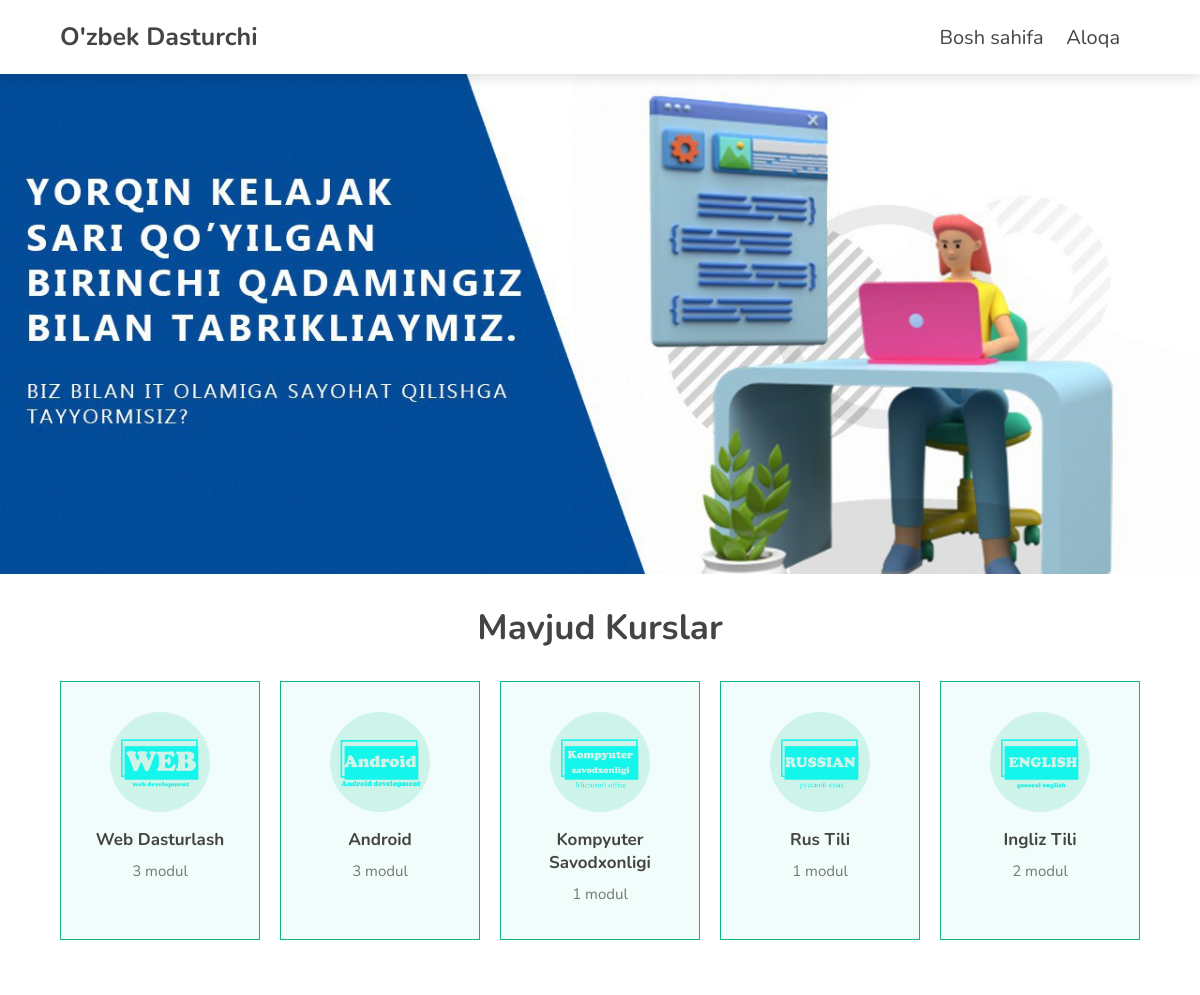
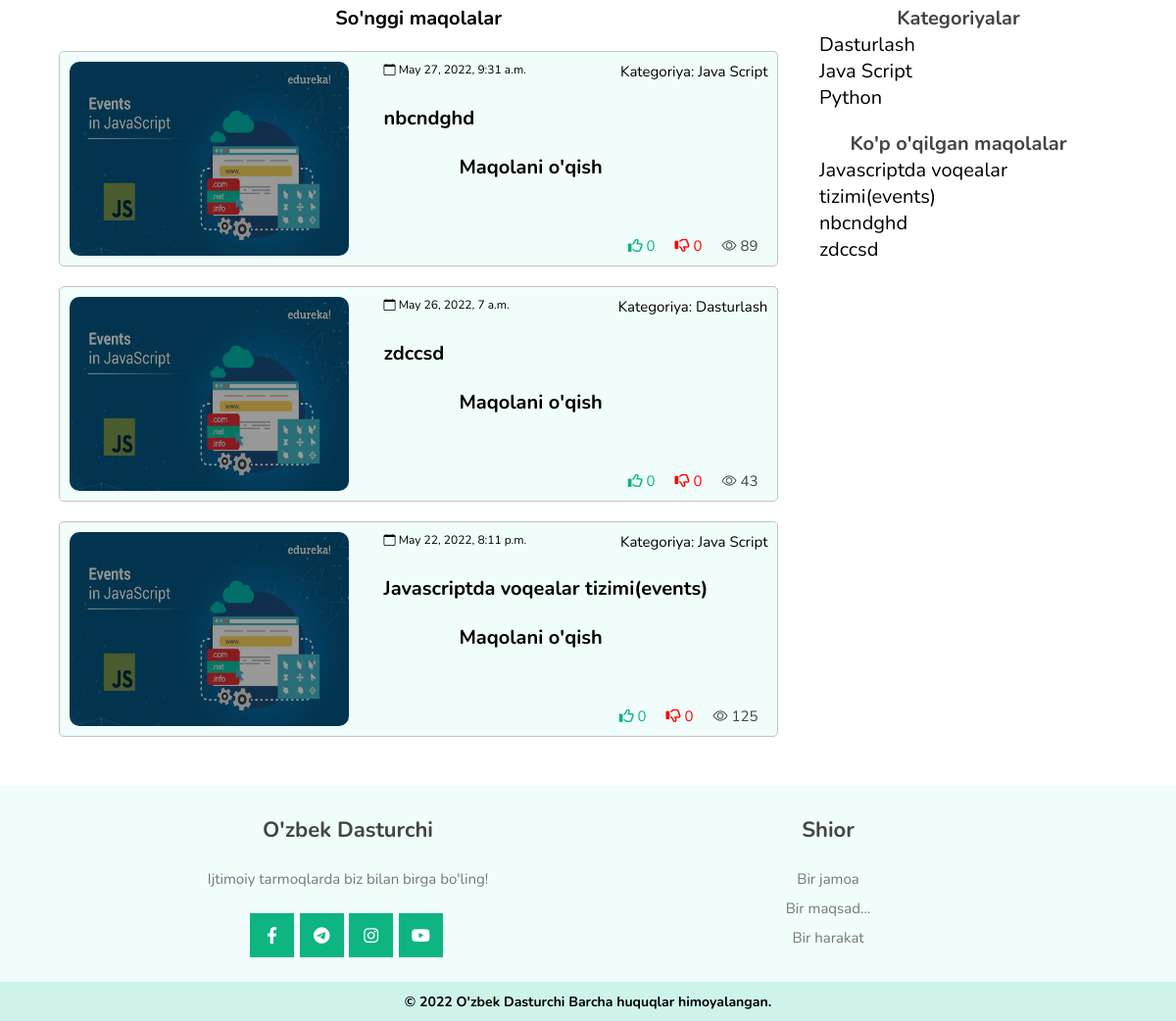
The page / on the database its author committed (2 pictures, top to bottom).
### app/models.py (models this page shows, shortened)
class Course(models.Model):
    course_name = models.CharField('Kurs nomi' , max_length=50)
    count_module  = models.IntegerField('Modullar soni' )
    image = models.ImageField('Rasm', upload_to="course_img/")
    class Meta:
        verbose_name = 'Course'
        verbose_name_plural = "Courses"

class Blog(models.Model):
    title = models.CharField('Sarlavha',max_length = 50)
    img = models.ImageField('Rasm', upload_to="blog_img/")
    description = models.TextField('Blog')
    category_blog = models.ForeignKey(Category_blog , on_delete=models.CASCADE)
    date = models.DateTimeField('Sana' , default=timezone.now)
    like = models.IntegerField('Like' , default=0)
    dislike = models.IntegerField('Dislike' , default=0)
    popular = models.IntegerField('Ko\'rilganlar soni' , default=0)
    class Meta:
        verbose_name = 'Blog'
        verbose_name_plural = "Blogs"
    def get_absolute_url(self):
        return f"/blog/{self.id}/"

class Category_blog(models.Model):
    title = models.CharField('Sarlavha',max_length=255)
    slug = models.SlugField('Manzil',max_length=255, unique=True)
    class Meta:
        verbose_name = 'Category_blog'
        verbose_name_plural = "Categories_blog"
    def get_absolute_url(self):
        return f"/category/{self.slug}/"
    def __str__(self):
        return self.title

### app/views.py (the view)
# urls.py: 2. Add a URL to urlpatterns:  path('', views.home, name='home')
def home(request):
    courses = Course.objects.all()
    blog = Blog.objects.order_by("-date")[:5]
    category_blog = Category_blog.objects.all()
    popular = Blog.objects.order_by('-popular')[:5]
    return render(request, 'home.html',{
        'courses':courses,
        'blog':blog,
        'category_blog':category_blog,
        'popular':popular
    })

### template/home.html (shortened to what this page needs)
{% extends "base.html" %} {% load static %} {% block content %}
<section class="home">
    <div class="swiper home-slider">
        <div class="swiper-wrapper">
            <section
                class="swiper-slide slide"
                style="
                    background: url(../static/image/slider_2.1.jpg) no-repeat;
                "
            >
            </section>
        </div>
    </div>
</section>
<section class="subjects">
    <h1 class="heading">mavjud kurslar</h1>
    <div class="box-container">
        {% for course in courses %}
        <div class="box">
            <img src="{{ course.image.url }}" alt="" />
            <h3>{{ course.course_name }}</h3>
            <p>{{ course.count_module }} modul</p>
        </div>
        {% endfor %}
    </div>
</section>
<section class="main">
    <div class="blogs">
        <h3>So'nggi maqolalar</h3>
        {% for item in blog %}
        <div class="blog">
            <div class="image">
                <a href="{{item.get_absolute_url}}"><img  class="cr-p"  src="{{item.img.url}}" alt="" /></a>
            </div>
            <div class="content">
                <div class="row">
                    <p class="cr-p"><i class="bi bi-calendar"></i> {{ item.date }}</p>
                    <p>Kategoriya: {{ item.category_blog }}</p>
                </div>
                <h2 class="title cr-p"><a href="{{item.get_absolute_url}}">{{item.title}}</a></h2>
                <h3 class="btn">Maqolani o'qish</h3>
                <div class="row jc-end">
                    <p class="cr-p" ><i class="fa-regular fa-thumbs-up"></i></i> {{ item.like }}</p>
                    <p class="cr-p"><i class="fa-regular fa-thumbs-down"></i> {{ item.dislike }}</p>
                    <p class="cr-p"><i class="bi bi-eye"></i> {{ item.popular }}</p>
                </div>
            </div>
        </div>
        {% endfor %}
    </div>
    <div class="category_blog">
        <div class="category">
            <h3>Kategoriyalar</h3>
                {% for category in category_blog %}
                    <p  class="cr-p" ><a href="{{ category.get_absolute_url }}">{{category.title}}</p></a>
                {% endfor %}
        </div>
        <div class="blog">
            <h3>Ko'p o'qilgan maqolalar</h3>
                {% for item in popular %}
                    <p  class="cr-p" ><a href="{{item.get_absolute_url}}">{{item.title}}</p></a>
                {% endfor %}
        </div>
    </div>
</section>
{% endblock %}

### template/base.html (shortened to what this page needs)
{% load static %}
<!DOCTYPE html>
<html lang="en">
    <head>
        <link rel="stylesheet" href="" />
        <link rel="stylesheet" href="https://cdnjs.cloudflare.com/ajax/libs/bootstrap-icons/1.8.2/font/bootstrap-icons.min.css">
        <link
            rel="stylesheet"
            href="https://cdnjs.cloudflare.com/ajax/libs/font-awesome/5.15.4/css/all.min.css"
        />
        <link rel="stylesheet" href="https://cdnjs.cloudflare.com/ajax/libs/font-awesome/6.1.1/css/brands.min.css">
        <link rel="stylesheet" href="https://cdnjs.cloudflare.com/ajax/libs/font-awesome/6.1.1/css/regular.min.css">
        <link rel="stylesheet" href="https://cdnjs.cloudflare.com/ajax/libs/font-awesome/6.1.1/css/fontawesome.min.css">
        <link rel="stylesheet" href="{% static 'css/base.css' %}" />
        <link rel="stylesheet" href="https://cdnjs.cloudflare.com/ajax/libs/Swiper/8.1.5/swiper-bundle.css">
        <link rel="stylesheet" href="https://cdnjs.cloudflare.com/ajax/libs/Swiper/8.1.5/swiper-bundle.min.css">
    </head>
    <body>
        <header class="header" id="header">
            <span class="logo"><a href="{% url "home" %}" > O'zbek Dasturchi </a></span>
            <nav class="navbar">
                <span  class="cr-p"><a href="{% url 'home' %}">Bosh sahifa</a></span>
                <span class="cr-p"><a href="#footer">Aloqa</a></span>
            </nav>
        </header>
        {% block content %} {% endblock %}
        <section id="footer" class="footer">
            <div class="box-container">
                <div class="box">
                    <h3><a href="{% url "home" %}"> O'zbek Dasturchi </a></h3>
                    <p>Ijtimoiy tarmoqlarda biz bilan birga bo'ling!</p>
                    <div class="share">
                        <a href="https://www.facebook.com/ozbekdasturchi" target="_blank"><span class="fab fa-facebook-f  cr-p"></span></a>
                        <a href="https://t.me/ozbekdasturchi" target="_blank" ><span class="fab fa-telegram cr-p"></span></a>
                        <a href="" target="_blank" ><span class="fab fa-instagram cr-p"></span></a>
                        <a href="https://www.youtube.com/channel/UCQWNsknpn-frQ0OiheXAeIQ"  target="_blank"><span class="fab fa-youtube cr-p"></span></a>
                    </div>
                </div>
                <div class="box">
                    <h3>Shior</h3>
                    <p>Bir jamoa <br> Bir maqsad... <br> Bir harakat</p>
                </div>
            </div>
        </section>
        <div class="inner">
            <h3>© 2022
                <span  class="logo"> <a href="{% url "home" %}">  O'zbek Dasturchi </a></span>
            Barcha huquqlar himoyalangan.</h3>
        </div>
    </body>
</html>

### rows shown on the page
Course: image (picture), course_name "Web Dasturlash", count_module "3"
Course: image (picture), course_name "Android", count_module "3"
Course: image (picture), course_name "Kompyuter Savodxonligi", count_module "1"
Course: image (picture), course_name "Rus Tili", count_module "1"
Course: image (picture), course_name "Ingliz Tili", count_module "2"
Blog: img (picture), date "May 27, 2022, 9:31 a.m.", category_blog "Java Script", title "nbcndghd", like "0", dislike "0", popular "89"
Blog: img (picture), date "May 26, 2022, 7 a.m.", category_blog "Dasturlash", title "zdccsd", like "0", dislike "0", popular "43"
Blog: img (picture), date "May 22, 2022, 8:11 p.m.", category_blog "Java Script", title "Javascriptda voqealar tizimi(events)", like "0", dislike "0", popular "125"
Category_blog: title "Dasturlash"
Category_blog: title "Java Script"
Category_blog: title "Python"
